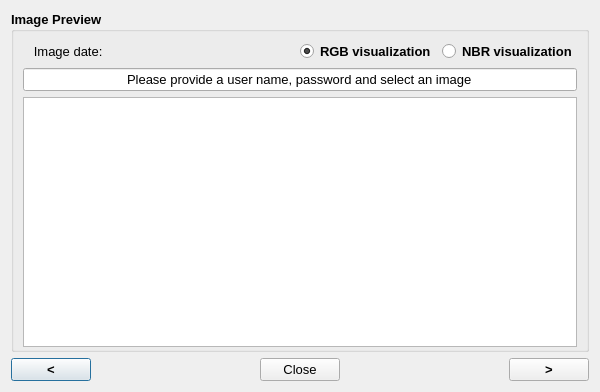
<?xml version="1.0" encoding="UTF-8"?>
<ui version="4.0">
 <class>Layer_Preview</class>
 <widget class="QDialog" name="Layer_Preview">
  <property name="geometry">
   <rect>
    <x>0</x>
    <y>0</y>
    <width>600</width>
    <height>392</height>
   </rect>
  </property>
  <property name="sizePolicy">
   <sizepolicy hsizetype="Expanding" vsizetype="Expanding">
    <horstretch>0</horstretch>
    <verstretch>0</verstretch>
   </sizepolicy>
  </property>
  <property name="minimumSize">
   <size>
    <width>600</width>
    <height>300</height>
   </size>
  </property>
  <property name="windowTitle">
   <string>Layer_Preview</string>
  </property>
  <layout class="QGridLayout" name="gridLayout">
   <item row="3" column="0">
    <layout class="QGridLayout" name="gridLayout_4">
     <item row="0" column="0" alignment="Qt::AlignLeft">
      <widget class="QPushButton" name="leftButton">
       <property name="font">
        <font>
         <pointsize>10</pointsize>
         <weight>75</weight>
         <bold>true</bold>
        </font>
       </property>
       <property name="text">
        <string>&lt;</string>
       </property>
      </widget>
     </item>
     <item row="0" column="2" alignment="Qt::AlignRight">
      <widget class="QPushButton" name="rightButton">
       <property name="font">
        <font>
         <pointsize>10</pointsize>
         <weight>75</weight>
         <bold>true</bold>
        </font>
       </property>
       <property name="text">
        <string>&gt;</string>
       </property>
      </widget>
     </item>
     <item row="0" column="1">
      <widget class="QPushButton" name="btnClose">
       <property name="sizePolicy">
        <sizepolicy hsizetype="Fixed" vsizetype="Fixed">
         <horstretch>0</horstretch>
         <verstretch>0</verstretch>
        </sizepolicy>
       </property>
       <property name="palette">
        <palette>
         <active>
          <colorrole role="PlaceholderText">
           <brush brushstyle="SolidPattern">
            <color alpha="128">
             <red>85</red>
             <green>170</green>
             <blue>255</blue>
            </color>
           </brush>
          </colorrole>
         </active>
         <inactive>
          <colorrole role="PlaceholderText">
           <brush brushstyle="SolidPattern">
            <color alpha="128">
             <red>85</red>
             <green>170</green>
             <blue>255</blue>
            </color>
           </brush>
          </colorrole>
         </inactive>
         <disabled>
          <colorrole role="PlaceholderText">
           <brush brushstyle="SolidPattern">
            <color alpha="128">
             <red>85</red>
             <green>170</green>
             <blue>255</blue>
            </color>
           </brush>
          </colorrole>
         </disabled>
        </palette>
       </property>
       <property name="font">
        <font>
         <pointsize>10</pointsize>
         <weight>50</weight>
         <bold>false</bold>
        </font>
       </property>
       <property name="layoutDirection">
        <enum>Qt::LeftToRight</enum>
       </property>
       <property name="text">
        <string>Close</string>
       </property>
      </widget>
     </item>
    </layout>
   </item>
   <item row="0" column="0">
    <widget class="QGroupBox" name="groupBox">
     <property name="sizePolicy">
      <sizepolicy hsizetype="Expanding" vsizetype="Expanding">
       <horstretch>0</horstretch>
       <verstretch>0</verstretch>
      </sizepolicy>
     </property>
     <property name="font">
      <font>
       <pointsize>10</pointsize>
       <weight>75</weight>
       <bold>true</bold>
      </font>
     </property>
     <property name="title">
      <string>Image Preview  </string>
     </property>
     <property name="flat">
      <bool>false</bool>
     </property>
     <property name="checkable">
      <bool>false</bool>
     </property>
     <layout class="QGridLayout" name="gridLayout_2">
      <item row="1" column="0">
       <widget class="QLineEdit" name="lineEdit">
        <property name="palette">
         <palette>
          <active>
           <colorrole role="WindowText">
            <brush brushstyle="SolidPattern">
             <color alpha="255">
              <red>255</red>
              <green>0</green>
              <blue>0</blue>
             </color>
            </brush>
           </colorrole>
          </active>
          <inactive>
           <colorrole role="WindowText">
            <brush brushstyle="SolidPattern">
             <color alpha="255">
              <red>255</red>
              <green>0</green>
              <blue>0</blue>
             </color>
            </brush>
           </colorrole>
          </inactive>
          <disabled>
           <colorrole role="WindowText">
            <brush brushstyle="SolidPattern">
             <color alpha="255">
              <red>120</red>
              <green>120</green>
              <blue>120</blue>
             </color>
            </brush>
           </colorrole>
          </disabled>
         </palette>
        </property>
        <property name="font">
         <font>
          <pointsize>10</pointsize>
          <weight>50</weight>
          <bold>false</bold>
         </font>
        </property>
        <property name="text">
         <string>Please provide a user name, password and select an image</string>
        </property>
        <property name="alignment">
         <set>Qt::AlignCenter</set>
        </property>
        <property name="readOnly">
         <bool>true</bool>
        </property>
       </widget>
      </item>
      <item row="3" column="0">
       <widget class="QGraphicsView" name="graphicsView">
        <property name="minimumSize">
         <size>
          <width>550</width>
          <height>250</height>
         </size>
        </property>
       </widget>
      </item>
      <item row="0" column="0">
       <layout class="QHBoxLayout" name="horizontalLayout_6">
        <item>
         <widget class="QLabel" name="label_imageDate">
          <property name="font">
           <font>
            <pointsize>10</pointsize>
            <weight>50</weight>
            <bold>false</bold>
           </font>
          </property>
          <property name="text">
           <string>   Image date: </string>
          </property>
         </widget>
        </item>
        <item>
         <spacer name="horizontalSpacer">
          <property name="orientation">
           <enum>Qt::Horizontal</enum>
          </property>
          <property name="sizeHint" stdset="0">
           <size>
            <width>40</width>
            <height>20</height>
           </size>
          </property>
         </spacer>
        </item>
        <item>
         <widget class="QRadioButton" name="radioButton_RGB">
          <property name="text">
           <string>RGB visualization</string>
          </property>
          <property name="checked">
           <bool>true</bool>
          </property>
         </widget>
        </item>
        <item>
         <widget class="QRadioButton" name="radioButton_NBR">
          <property name="text">
           <string>NBR visualization</string>
          </property>
         </widget>
        </item>
       </layout>
      </item>
     </layout>
    </widget>
   </item>
  </layout>
 </widget>
 <resources/>
 <connections/>
</ui>
